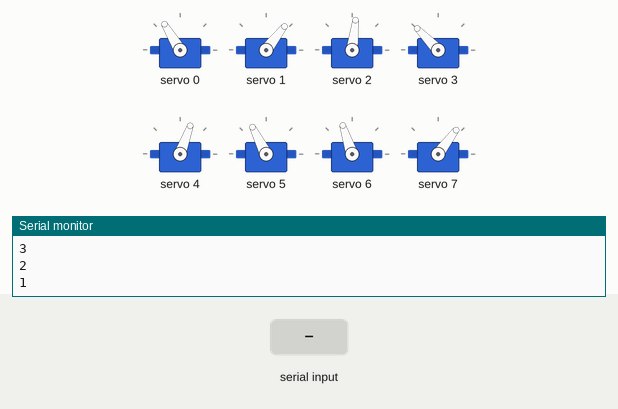
Recording of a sketch running on a simulated ESP32. Shown: 8 × servo, the last lines printed to the serial monitor. The inputs (shaded band) are chosen by the test bench.

Above: at 12.2 s.
12.3 s: "2" received over Serial
At 12.86 s:
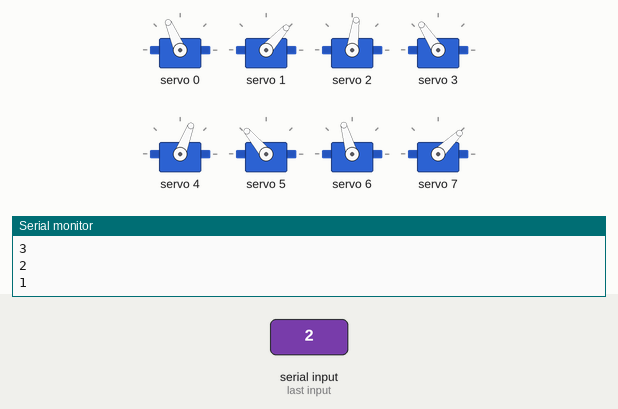
At 13.36 s:
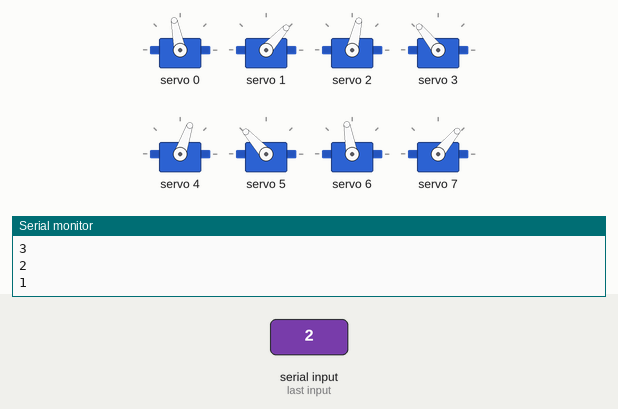
15.3 s: "1" received over Serial
18.3 s: "0" received over Serial
At 18.8 s:
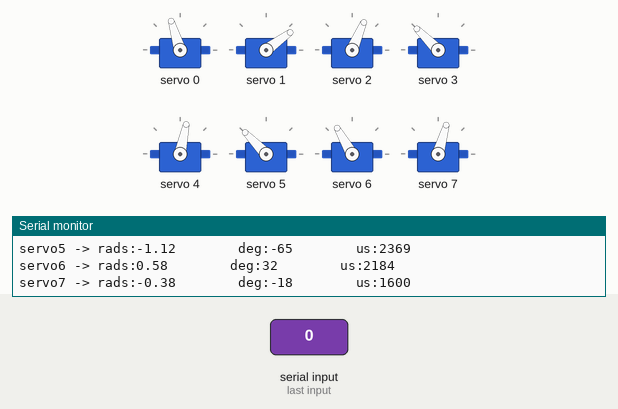
Timing chart, 0 to 21.3 s (numbered marks = the images above; inputs shaded):
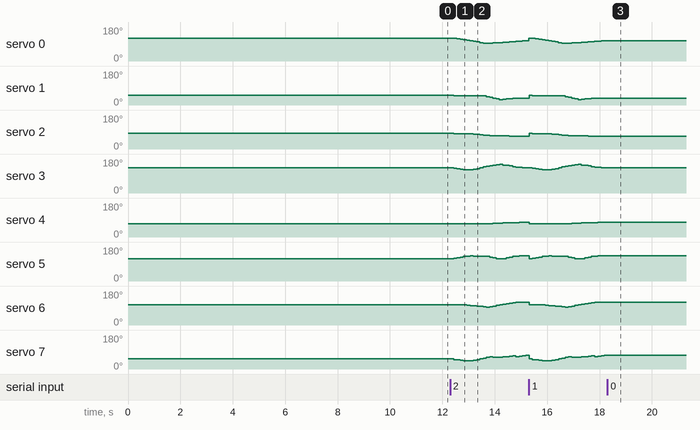

Measured:
- after the input at 12.3 s, servo 0: 121° → 120° after 0.13 s, → 118° 0.13 s later, → 116° 0.13 s later, → 113° 0.13 s later, … (20 changes in this stretch); servo 1: 52° → 50° after 0.13 s, → 49° 0.25 s later, → 48° 0.13 s later, → 45° 0.88 s later, … (13 changes in this stretch)
- after the input at 18.3 s, servo 0: stops changing and stays 107°; servo 1: stops changing and stays 36°; servo 2: stops changing and stays 67°; servo 3: stops changing and stays 135°; servo 4: stops changing and stays 78°

The sketch:

3D_SS_53.ino
```cpp
// HOW TO:
// ------------------------------
// Serial input = 2 -> Steps through gait sequence once and stops at the end.
// Serial input = 1 -> Steps through gait sequence in a loop.
// Serial input = 0 -> Stops infinite loop at the node where it is at that moment

//Gait template
#include <Wire.h>
#include <Adafruit_PWMServoDriver.h>

Adafruit_PWMServoDriver pca9685 = Adafruit_PWMServoDriver();

#define SERVO_FREQ 300
#define SER0 0 //Hip 1
#define SER1 1 //Knee 1
#define SER2 2 //Hip 2
#define SER3 3 //Knee 2
#define SER4 4 //Hip 3
#define SER5 5 //Knee 3
#define SER6 6 //Hip 4
#define SER7 7 //Knee 4

// Insert servo angles here:
// For 3D gaits, these angles are obtained from linearisation.py
// For 2D gaits, these angles are obtained from 2D_trajectory_reader.py
float SS_servo0[] = {-0.66833245, -0.66123589, -0.60709395, -0.54918223, -0.48820854, -0.41938722, -0.33967404, -0.25915333, -0.17805596, -0.09687149, -0.01591244, -0.01908049, -0.04523194, -0.05626553, -0.0604168 , -0.07492285, -0.11111692, -0.14630484, -0.18129837, -0.21538243, -0.24772152, -0.27565928, -0.30276369, -0.331617  , -0.34860775, -0.36050669, -0.37617783, -0.38959528, -0.40779136, -0.42948514, -0.45382704, -0.48281179, -0.51080517, -0.54224053, -0.56361176, -0.58334308, -0.60144049, -0.62584562, -0.6426728 , -0.64584   , -0.64791502, -0.64756378, -0.64728918, -0.64891258, -0.65284018};
float SS_servo1[] = {0.86330166, 0.89014087, 0.91589712, 0.93941034, 0.9591598 , 0.97124527, 0.97209234, 0.97209552, 0.96920305, 0.96157094, 0.94779757, 1.01557234, 1.15441546, 1.26648917, 1.36108258, 1.41660968, 1.3926445 , 1.35945981, 1.32470682, 1.28261653, 1.25790629, 1.26137567, 1.26458337, 1.25426997, 1.20543059, 1.15246936, 1.10997123, 1.0656108 , 1.05124357, 1.0740724 , 1.0964341 , 1.11879698, 1.13251944, 1.16449298, 1.19044635, 1.20418111, 1.21658146, 1.24369472, 1.23743174, 1.16413217, 1.08805343, 1.00896429, 0.93206705, 0.87428636, 0.84577207};
float SS_servo2[] = {-2.91295405e-01, -2.97168224e-01, -3.02780747e-01, -3.07698540e-01, -3.10809300e-01, -3.21643799e-01, -3.52467379e-01, -3.90626672e-01, -4.33590598e-01, -4.78101095e-01, -5.21309036e-01, -5.58123781e-01, -5.75076357e-01, -5.87347552e-01, -5.98796818e-01, -6.11475642e-01, -6.18144236e-01, -6.24559881e-01, -6.31155046e-01, -6.38590100e-01, -6.42605681e-01, -6.50993911e-01, -6.57593284e-01, -6.58091258e-01, -5.95411555e-01, -5.25966577e-01, -4.56766666e-01, -3.87158320e-01, -3.11370796e-01, -2.30948765e-01, -1.50287097e-01, -6.94925514e-02,  1.12933299e-02,  7.96319490e-02,  5.15084062e-02,  6.48369892e-04, -4.33488744e-02, -8.40479091e-02, -1.21790444e-01, -1.49312336e-01, -1.73814470e-01, -1.96796140e-01, -2.19167881e-01, -2.44362263e-01, -2.78599422e-01};
float SS_servo3[] = {0.93755743, 0.88123448, 0.79689908, 0.71815989, 0.64660183, 0.61392144, 0.65370531, 0.72554522, 0.81790151, 0.91720573, 1.01247238, 1.09574011, 1.17724692, 1.25290394, 1.32398806, 1.35159026, 1.28676969, 1.21526369, 1.14362804, 1.07138585, 1.00719941, 0.97755687, 0.94630867, 0.95691065, 0.97442971, 0.98643267, 0.99793998, 1.00897379, 0.99519289, 0.93981778, 0.88779563, 0.82589325, 0.76536106, 0.72427611, 0.78578569, 0.88034021, 0.96503791, 1.04755   , 1.09087448, 1.05518271, 1.01328611, 0.96874816, 0.92548332, 0.90771902, 0.93810477};
float SS_servo4[] = { 0.57557334,  0.5846078 ,  0.58166687,  0.57847229,  0.57634193,  0.56988194,  0.5597078 ,  0.55208551,  0.54864145,  0.54908854,  0.54892347,  0.54398121,  0.52439335,  0.4997982 ,  0.47306587,  0.45450541,  0.4514564 ,  0.4522135 ,  0.45154246,  0.44418978,  0.43279959,  0.41358418,  0.39563475,  0.36987893,  0.33037893,  0.28747429,  0.24870062,  0.20961776,  0.1684922 ,  0.12683708,  0.08414674,  0.0350306 , -0.02522808, -0.03848027,  0.03543231,  0.11630968,  0.19742945,  0.27837954,  0.35242775,  0.4136878 ,  0.47883455,  0.55192825,  0.5979804 ,  0.58288428,  0.57404741};
float SS_servo5[] = {-0.74276857, -0.81752637, -0.89598859, -0.97342042, -1.04644469, -1.09100668, -1.09966211, -1.09614105, -1.08685449, -1.0794456 , -1.07042772, -1.05334405, -0.97135343, -0.87575742, -0.78049946, -0.73909993, -0.80139619, -0.8819631 , -0.96169114, -1.03749455, -1.09551253, -1.10786319, -1.12207859, -1.13450656, -1.12435483, -1.10144647, -1.09002986, -1.07688956, -1.04017757, -0.96548773, -0.89459725, -0.8213332 , -0.72731178, -0.69754558, -0.76273055, -0.79018195, -0.79253123, -0.81472933, -0.85134438, -0.83199382, -0.8121019 , -0.80174371, -0.78114568, -0.76489396, -0.73457925};
float SS_servo6[] = {0.34637055, 0.33877835, 0.31978883, 0.30266508, 0.28279904, 0.25717457, 0.22968745, 0.20438632, 0.17315667, 0.14243588, 0.11565569, 0.08334284, 0.09521391, 0.17186113, 0.25315809, 0.32725172, 0.38243717, 0.43004266, 0.47670661, 0.51896559, 0.56564915, 0.57572941, 0.5803565 , 0.57055218, 0.58357059, 0.59834222, 0.61295054, 0.62785783, 0.63276747, 0.61723353, 0.60780453, 0.60610794, 0.60803604, 0.58940102, 0.54441812, 0.49530456, 0.4486428 , 0.40454544, 0.37562518, 0.38357082, 0.39439485, 0.40035109, 0.40118249, 0.38968543, 0.35728414};
float SS_servo7[] = {-0.81436414, -0.86506912, -0.91758686, -0.97403541, -1.01983863, -1.03002935, -0.99682267, -0.94640998, -0.86773597, -0.78648607, -0.70384871, -0.60051612, -0.55162832, -0.58125825, -0.58463001, -0.57742037, -0.54992443, -0.51195857, -0.47342189, -0.43221458, -0.49233163, -0.47516403, -0.42866156, -0.32971304, -0.37656021, -0.46326341, -0.54932308, -0.635428  , -0.688832  , -0.68121623, -0.69027457, -0.72063942, -0.76272071, -0.75863177, -0.68862276, -0.61416302, -0.54005709, -0.46633858, -0.44116984, -0.5292574 , -0.62517   , -0.71403795, -0.79460136, -0.83666778, -0.8104836 };

int node=0;
int first=0;
int input=0;
int end_time=0;
int time_step=120000;
int steps = sizeof(SS_servo0)/sizeof(SS_servo0[0]);
int one_print = 0;

// -------------------Joint configurations-------------------
int servo0=0;
int servo0_deg=0;
int servo1=0;
int servo1_deg=0;
int servo2=0;
int servo2_deg=0;
int servo3=0;
int servo3_deg=0;
int servo4=0;
int servo4_deg=0;
int servo5=0;
int servo5_deg=0;
int servo6=0;
int servo6_deg=0;
int servo7=0;
int servo7_deg=0;

void setup() {
  Serial.begin(115200);
  pca9685.begin();

  pca9685.setOscillatorFrequency(27000000); //Value between 24MHz and 27MHz, tuned for this setup
  pca9685.setPWMFreq(SERVO_FREQ);
  delay (1000);

  servo0_deg=SS_servo0[0]/3.14159265*180;
  servo0=map(servo0_deg,-38,90,2200,1030);
  servo1_deg=SS_servo1[0]/3.14159265*180;
  servo1=map(servo1_deg,-90,90,2600,950);
  servo2_deg=SS_servo2[0]/3.14159265*180;
  servo2=map(servo2_deg,-38,90,1510,2730);
  servo3_deg=SS_servo3[0]/3.14159265*180;
  servo3=map(servo3_deg,-90,90,1100,2700);
  servo4_deg=SS_servo4[0]/3.14159265*180;
  servo4=map(servo4_deg,-90,38,2700,1500);
  servo5_deg=SS_servo5[0]/3.14159265*180;
  servo5=map(servo5_deg,-90,90,2600,930);
  servo6_deg=SS_servo6[0]/3.14159265*180;
  servo6=map(servo6_deg,-90,38,850,2250);
  servo7_deg=SS_servo7[0]/3.14159265*180;
  servo7=map(servo7_deg,-90,90,920,2620);

  pca9685.setPWM(SER0,0,servo0);
  pca9685.setPWM(SER1,0,servo1);
  pca9685.setPWM(SER2,0,servo2);
  pca9685.setPWM(SER3,0,servo3);
  pca9685.setPWM(SER4,0,servo4);
  pca9685.setPWM(SER5,0,servo5);
  pca9685.setPWM(SER6,0,servo6);
  pca9685.setPWM(SER7,0,servo7);

  Serial.print("Node:");
  Serial.println(node);
  Serial.print("servo0 -> rads:");
  Serial.print(SS_servo0[node]);
  Serial.print("        deg:");
  Serial.print(servo0_deg);
  Serial.print("        us:");
  Serial.println(servo0);
  Serial.print("servo1 -> rads:");
  Serial.print(SS_servo1[node]);
  Serial.print("        deg:");
  Serial.print(servo1_deg);
  Serial.print("        us:");
  Serial.println(servo1);
  Serial.print("servo2 -> rads:");
  Serial.print(SS_servo2[node]);
  Serial.print("        deg:");
  Serial.print(servo2_deg);
  Serial.print("        us:");
  Serial.println(servo2);
  Serial.print("servo3 -> rads:");
  Serial.print(SS_servo3[node]);
  Serial.print("        deg:");
  Serial.print(servo3_deg);
  Serial.print("        us:");
  Serial.println(servo3);
  Serial.print("servo4 -> rads:");
  Serial.print(SS_servo4[node]);
  Serial.print("        deg:");
  Serial.print(servo4_deg);
  Serial.print("        us:");
  Serial.println(servo4);
  Serial.print("servo5 -> rads:");
  Serial.print(SS_servo5[node]);
  Serial.print("        deg:");
  Serial.print(servo5_deg);
  Serial.print("        us:");
  Serial.println(servo5);
  Serial.print("servo6 -> rads:");
  Serial.print(SS_servo6[node]);
  Serial.print("        deg:");
  Serial.print(servo6_deg);
  Serial.print("        us:");
  Serial.println(servo6);
  Serial.print("servo7 -> rads:");
  Serial.print(SS_servo7[node]);
  Serial.print("        deg:");
  Serial.print(servo7_deg);
  Serial.print("        us:");
  Serial.println(servo7);

  Serial.println("10");
  delay(1000);
  Serial.println("9");
  delay(1000);
  Serial.println("8");
  delay(1000);
  Serial.println("7");
  delay(1000);
  Serial.println("6");
  delay(1000);
  Serial.println("5");
  delay(1000);
  Serial.println("4");
  delay(1000);
  Serial.println("3");
  delay(1000);
  Serial.println("2");
  delay(1000);
  Serial.println("1");
  delay(1000);

}

void loop()
{
  if(Serial.available()>0)
  {
    first=Serial.read();
    if(first=='2')
    {
      input=2;
      node=0;
      one_print=1;
    }
    if(first=='1')
    {
      input=1;
      node=0;
      one_print=1;
    }
    if(first=='0')
    {
      input=0;
    }
  }
  if(input==1 or input==2)
  {
      if(esp_timer_get_time()>=end_time)
      {
        servo0_deg=SS_servo0[node]/3.14159265*180;
        servo0=map(servo0_deg,-38,90,2200,1030);
        servo1_deg=SS_servo1[node]/3.14159265*180;
        servo1=map(servo1_deg,-90,90,2600,950);
        servo2_deg=SS_servo2[node]/3.14159265*180;
        servo2=map(servo2_deg,-38,90,1510,2730);
        servo3_deg=SS_servo3[node]/3.14159265*180;
        servo3=map(servo3_deg,-90,90,1100,2700);
        servo4_deg=SS_servo4[node]/3.14159265*180;
        servo4=map(servo4_deg,-90,38,2700,1500);
        servo5_deg=SS_servo5[node]/3.14159265*180;
        servo5=map(servo5_deg,-90,90,2600,930);
        servo6_deg=SS_servo6[node]/3.14159265*180;
        servo6=map(servo6_deg,-90,38,850,2250);
        servo7_deg=SS_servo7[node]/3.14159265*180;
        servo7=map(servo7_deg,-90,90,920,2620);

        pca9685.setPWM(SER0,0,servo0);
        pca9685.setPWM(SER1,0,servo1);
        pca9685.setPWM(SER2,0,servo2);
        pca9685.setPWM(SER3,0,servo3);
        pca9685.setPWM(SER4,0,servo4);
        pca9685.setPWM(SER5,0,servo5);
        pca9685.setPWM(SER6,0,servo6);
        pca9685.setPWM(SER7,0,servo7);

        node+=1;
        if(node>=steps and input==1)
        {
          Serial.print("Input:");
          Serial.println(input);
          node=0;
        }
        if(node>=steps and input==2)
        {
          Serial.print("Input:");
          Serial.println(input);
          input=0;
        }
         end_time=esp_timer_get_time()+time_step;
      }
   }

  if(input == 0)
  {
        pca9685.setPWM(SER0,0,servo0);
        pca9685.setPWM(SER1,0,servo1);
        pca9685.setPWM(SER2,0,servo2);
        pca9685.setPWM(SER3,0,servo3);
        pca9685.setPWM(SER4,0,servo4);
        pca9685.setPWM(SER5,0,servo5);
        pca9685.setPWM(SER6,0,servo6);
        pca9685.setPWM(SER7,0,servo7);

        if(one_print==1)
        {
          Serial.print("Input:");
          Serial.println(input);
          Serial.print("Node:");
          Serial.println(node);
          Serial.print("servo0 -> rads:");
          Serial.print(SS_servo0[node]);
          Serial.print("        deg:");
          Serial.print(servo0_deg);
          Serial.print("        us:");
          Serial.println(servo0);
          Serial.print("servo1 -> rads:");
          Serial.print(SS_servo1[node]);
          Serial.print("        deg:");
          Serial.print(servo1_deg);
          Serial.print("        us:");
          Serial.println(servo1);
          Serial.print("servo2 -> rads:");
          Serial.print(SS_servo2[node]);
          Serial.print("        deg:");
          Serial.print(servo2_deg);
          Serial.print("        us:");
          Serial.println(servo2);
          Serial.print("servo3 -> rads:");
          Serial.print(SS_servo3[node]);
          Serial.print("        deg:");
          Serial.print(servo3_deg);
          Serial.print("        us:");
          Serial.println(servo3);
          Serial.print("servo4 -> rads:");
          Serial.print(SS_servo4[node]);
          Serial.print("        deg:");
          Serial.print(servo4_deg);
          Serial.print("        us:");
          Serial.println(servo4);
          Serial.print("servo5 -> rads:");
          Serial.print(SS_servo5[node]);
          Serial.print("        deg:");
          Serial.print(servo5_deg);
          Serial.print("        us:");
          Serial.println(servo5);
          Serial.print("servo6 -> rads:");
          Serial.print(SS_servo6[node]);
          Serial.print("        deg:");
          Serial.print(servo6_deg);
          Serial.print("        us:");
          Serial.println(servo6);
          Serial.print("servo7 -> rads:");
          Serial.print(SS_servo7[node]);
          Serial.print("        deg:");
          Serial.print(servo7_deg);
          Serial.print("        us:");
          Serial.println(servo7);
          one_print=0;
        }

  }
}
```
